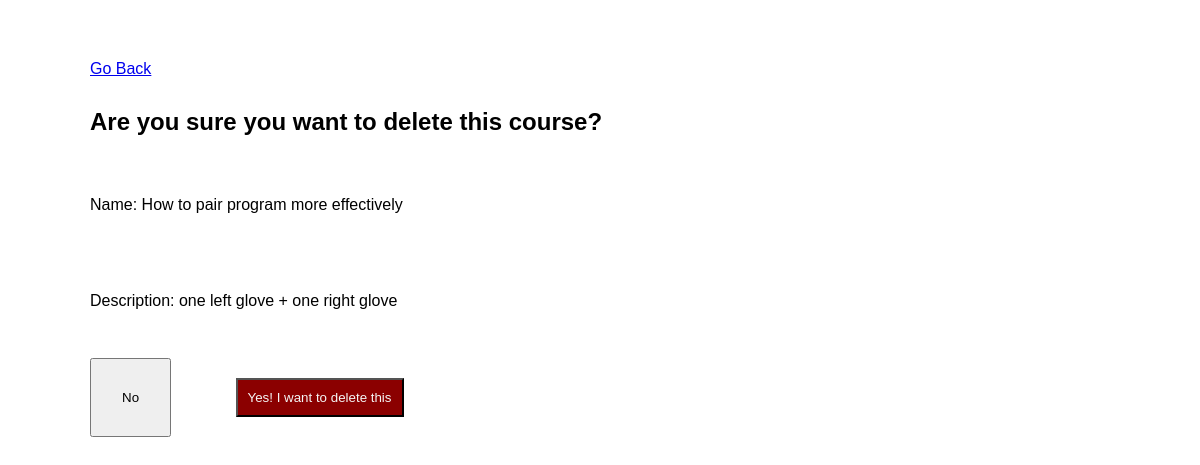
The app's page /d_course/9 with its own data.
### course_desc121_app/models.py (models this page shows)
class Course(models.Model):
    name = models.CharField(max_length=255)
    description = models.TextField(null=True)
    created_at = models.DateTimeField(auto_now_add=True)
    updated_at = models.DateTimeField(auto_now=True)
    objects = CourseManager()

### course_desc121_app/views.py (the view)
# urls.py: path("d_course/<int:id>", views.d_course),
def d_course(request, id):
    print("You will delete this course")
    context = {
        'd_course': Course.objects.get(id=id)
    }
    return render(request, 'delete_course.html', context)

### course_desc121_app/templates/delete_course.html (shortened to what this page needs)
<!DOCTYPE html>
<html lang="en">
<head>
    {% load static %}
    <link rel="stylesheet" href="{% static 'style2.css' %}">
</head>
<body>
    <a href="/">Go Back</a>
    <h2>Are you sure you want to delete this course?</h2>
    <p>Name: {{d_course.name}}</p><br>
    <p>Description: {{d_course.description}}</p><br>
    <a href="/"><button>No</button></a> <a href="/delete/{{d_course.id}}"><button id="delete">Yes! I want to delete this</button></a><br>
</body>
</html>

### course_desc121_app/static/style2.css (style rules this page uses)
* { font-family: sans-serif; margin: 0px auto; padding: 30px; }
#delete { padding: 10px; background-color: darkred; color: whitesmoke; }

### records on screen
Course: name "How to pair program more effectively", description "one left glove + one right glove"
